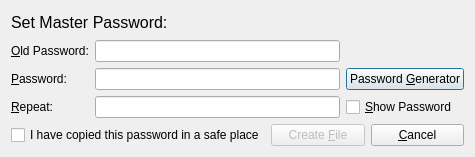
<?xml version="1.0" encoding="UTF-8"?>
<ui version="4.0">
 <class>PasswordDialog</class>
 <widget class="QDialog" name="PasswordDialog">
  <property name="geometry">
   <rect>
    <x>0</x>
    <y>0</y>
    <width>475</width>
    <height>157</height>
   </rect>
  </property>
  <property name="windowTitle">
   <string>New Database</string>
  </property>
  <layout class="QVBoxLayout" name="verticalLayout_2">
   <item>
    <widget class="QLabel" name="titleLabel">
     <property name="font">
      <font>
       <pointsize>12</pointsize>
      </font>
     </property>
     <property name="text">
      <string>Set Master Password:</string>
     </property>
    </widget>
   </item>
   <item>
    <layout class="QGridLayout" name="gridLayout">
     <item row="2" column="0">
      <widget class="QLabel" name="repeatPasswordLabel">
       <property name="text">
        <string>&amp;Repeat:</string>
       </property>
       <property name="buddy">
        <cstring>repeatPasswordEdit</cstring>
       </property>
      </widget>
     </item>
     <item row="2" column="1">
      <widget class="QLineEdit" name="repeatPasswordEdit">
       <property name="text">
        <string/>
       </property>
       <property name="echoMode">
        <enum>QLineEdit::Password</enum>
       </property>
      </widget>
     </item>
     <item row="1" column="1">
      <widget class="QLineEdit" name="passwordEdit">
       <property name="minimumSize">
        <size>
         <width>200</width>
         <height>0</height>
        </size>
       </property>
       <property name="text">
        <string/>
       </property>
       <property name="echoMode">
        <enum>QLineEdit::Password</enum>
       </property>
      </widget>
     </item>
     <item row="0" column="1">
      <widget class="QLineEdit" name="oldPasswordEdit">
       <property name="enabled">
        <bool>true</bool>
       </property>
       <property name="minimumSize">
        <size>
         <width>200</width>
         <height>0</height>
        </size>
       </property>
       <property name="text">
        <string/>
       </property>
       <property name="echoMode">
        <enum>QLineEdit::Password</enum>
       </property>
      </widget>
     </item>
     <item row="1" column="0">
      <widget class="QLabel" name="passwordLabel">
       <property name="text">
        <string>&amp;Password:</string>
       </property>
       <property name="buddy">
        <cstring>passwordEdit</cstring>
       </property>
      </widget>
     </item>
     <item row="0" column="0">
      <widget class="QLabel" name="oldPasswordLabel">
       <property name="text">
        <string>&amp;Old Password:</string>
       </property>
       <property name="buddy">
        <cstring>oldPasswordEdit</cstring>
       </property>
      </widget>
     </item>
     <item row="2" column="2">
      <widget class="QCheckBox" name="showPasswordCheckBox">
       <property name="sizePolicy">
        <sizepolicy hsizetype="Minimum" vsizetype="Minimum">
         <horstretch>0</horstretch>
         <verstretch>0</verstretch>
        </sizepolicy>
       </property>
       <property name="text">
        <string>&amp;Show Password</string>
       </property>
       <property name="checked">
        <bool>false</bool>
       </property>
      </widget>
     </item>
     <item row="1" column="2">
      <widget class="QPushButton" name="genPassButton">
       <property name="text">
        <string>Password &amp;Generator</string>
       </property>
      </widget>
     </item>
    </layout>
   </item>
   <item>
    <layout class="QHBoxLayout" name="horizontalLayout">
     <item>
      <widget class="QCheckBox" name="safeCheck">
       <property name="text">
        <string>I have copied this password in a safe place</string>
       </property>
       <property name="checked">
        <bool>false</bool>
       </property>
      </widget>
     </item>
     <item>
      <widget class="QPushButton" name="okButton">
       <property name="enabled">
        <bool>false</bool>
       </property>
       <property name="text">
        <string>Create &amp;File</string>
       </property>
      </widget>
     </item>
     <item>
      <widget class="QPushButton" name="cancelButton">
       <property name="text">
        <string>&amp;Cancel</string>
       </property>
      </widget>
     </item>
    </layout>
   </item>
  </layout>
 </widget>
 <tabstops>
  <tabstop>oldPasswordEdit</tabstop>
  <tabstop>passwordEdit</tabstop>
  <tabstop>repeatPasswordEdit</tabstop>
  <tabstop>okButton</tabstop>
  <tabstop>cancelButton</tabstop>
 </tabstops>
 <resources/>
 <connections/>
</ui>
